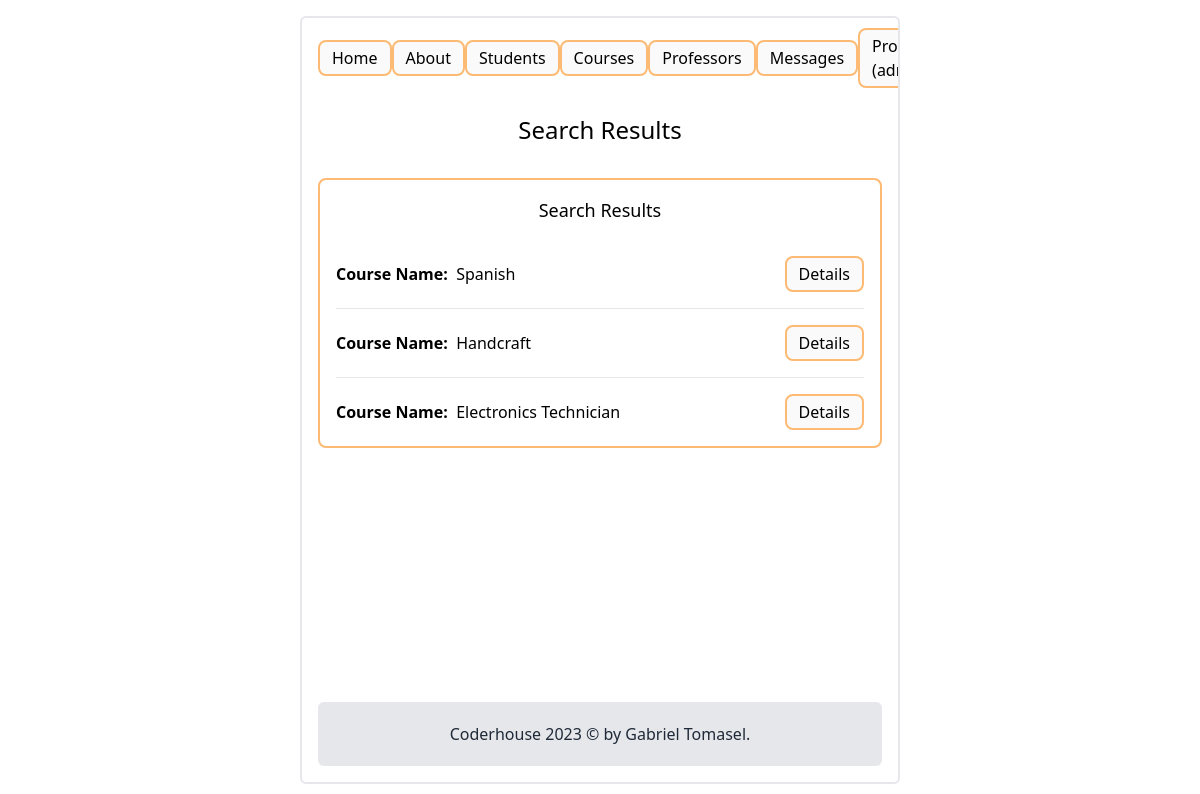
The app's page /courses/ (signed in) with its own data.
### courses/models.py (models this page shows)
class Course(models.Model):
    course_id = models.IntegerField(6)
    course_type = models.CharField(max_length=25)

### courses/views.py (the view)
# urls.py: path("courses/", courses, name="courses"),
@login_required
def courses(request, id=None):
    if id is not None:
        result = Course.objects.filter(Q(id__icontains=id))
    else:
        result = Course.objects.all()
    if len(result) > 0:
        return render(request, "courses_search.html", {"search": result, "id": id})
    else:
        return render(request, "courses_search.html", {"error": id})

### courses/templates/courses_search.html (shortened to what this page needs)
{% extends "parent.html" %}
{% load static %}
{% block title %}Search Results{% endblock %}
{% block main %}
{% if search %}
<div class="flex flex-col border-orange-300 border-2 rounded-lg p-4 space-y-4">
    <h4 class="text-center text-lg mb-4">Search Results</h4>
    {% for data in search %}
    <div class="flex w-full items-center">
        <div class="flex flex-col w-full">
            <div class="font-bold flex w-full">
                <div class="w-1/4">Course Name: </div>
                <div class="font-normal ml-2">{{data.course_type}}</div>
            </div>
        </div>
        <div class="flex flex-col">
            {% if search|length > 1 or id == None %}
            <a class="bg-zinc-50 hover:bg-orange-100 transition border-2 border-orange-300 py-1 px-3 rounded-lg" href="/courses/{{data.id}}">Details</a>
            {% endif %}
        </div>
    </div>
    {% if not forloop.last %}
    <hr/>
    {% endif %}
    {% endfor %}
</div>
{% endif %}
{% endblock %}

### main/templates/parent.html (shortened to what this page needs)
<!DOCTYPE html>
<html lang="en">
    <head>
        {% load static %}
        <link href="{% static 'css/index.css' %}" rel="stylesheet" />
        <script src="https://cdn.tailwindcss.com"></script>
    </head>
    <body class="h-screen flex flex-col items-center py-4">
        <div class="w-1/2 h-full flex flex-col border-2 p-4 rounded-md space-y-8 overflow-y-scroll" id="main">
            <div class="flex place-content-evenly items-center h-12">
                <a class="bg-zinc-50 hover:bg-orange-100 transition border-2 border-orange-300 py-1 px-3 rounded-lg" aria-current="page" href="{% url 'index' %}">Home</a>
                <a class="bg-zinc-50 hover:bg-orange-100 transition border-2 border-orange-300 py-1 px-3 rounded-lg" href="{% url 'about' %}">About</a>
                {% if request.user.is_authenticated %}
                    <a class="bg-zinc-50 hover:bg-orange-100 transition border-2 border-orange-300 py-1 px-3 rounded-lg" href="{% url 'students_form' %}">Students</a>
                    <a class="bg-zinc-50 hover:bg-orange-100 transition border-2 border-orange-300 py-1 px-3 rounded-lg" href="{% url 'courses_form' %}">Courses</a>
                    <a class="bg-zinc-50 hover:bg-orange-100 transition border-2 border-orange-300 py-1 px-3 rounded-lg" href="{% url 'professors_form' %}">Professors</a>
                    <a class="bg-zinc-50 hover:bg-orange-100 transition border-2 border-orange-300 py-1 px-3 rounded-lg" href="{% url 'comunications_form' %}">Messages</a>
                    <a class="bg-zinc-50 hover:bg-orange-100 transition border-2 border-orange-300 py-1 px-3 rounded-lg" href="{% url 'profile' %}">Profile ({{ request.user.username}})</a>
                    {% else %}
                    <a class="bg-zinc-50 hover:bg-orange-100 transition border-2 border-orange-300 py-1 px-3 rounded-lg" href="{% url 'login' %}">Login</a>
                    <a class="bg-zinc-50 hover:bg-orange-100 transition border-2 border-orange-300 py-1 px-3 rounded-lg" href="{% url 'register' %}">Register</a>
                {% endif %}
            </div>
            <div class="w-full text-center text-2xl">
                {% block title %}{% endblock title %}
            </div>
            {% block main %}{% endblock main %}
            <footer class="py-5 bg-gray-200 rounded-md !mt-auto">
                <p class="text-center text-gray-800">Coderhouse 2023 &copy; by Gabriel Tomasel.</p>
            </footer>
        </div>
    </body>
</html>

### main/static/main/css/index.css (style rules this page uses)
#main { -ms-overflow-style: none; scrollbar-width: none; }

### records on screen
Course: course_type "Spanish"
Course: course_type "Handcraft"
Course: course_type "Electronics Technician"
